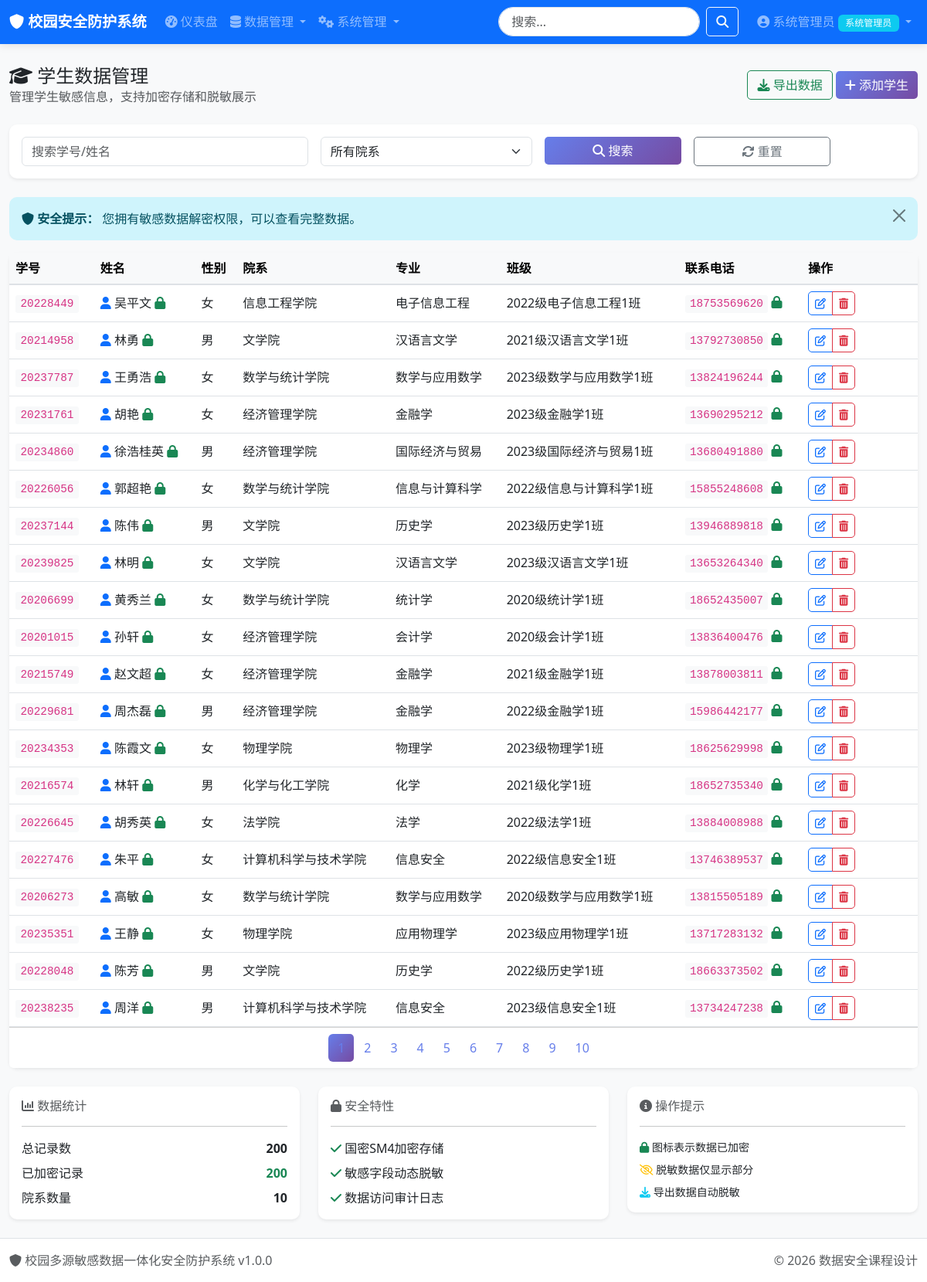
The app's page /data/students (signed in) with its own data.
### tables this page shows
CREATE TABLE users (
                id INTEGER PRIMARY KEY AUTOINCREMENT,
                username VARCHAR(50) UNIQUE NOT NULL,
                password_hash VARCHAR(256) NOT NULL,
                salt VARCHAR(64) NOT NULL,
                real_name VARCHAR(50),
                email VARCHAR(100),
                phone VARCHAR(20),
                role_id INTEGER NOT NULL DEFAULT 3,
                department VARCHAR(100),
                position VARCHAR(50),
                status INTEGER DEFAULT 1,
                login_attempts INTEGER DEFAULT 0,
                last_login DATETIME,
                last_login_ip VARCHAR(45),
                password_changed_at DATETIME DEFAULT CURRENT_TIMESTAMP,
                created_at DATETIME DEFAULT CURRENT_TIMESTAMP,
                updated_at DATETIME DEFAULT CURRENT_TIMESTAMP,
                created_by INTEGER,
                FOREIGN KEY (role_id) REFERENCES roles(id)
            );

CREATE TABLE roles (
                id INTEGER PRIMARY KEY AUTOINCREMENT,
                name VARCHAR(50) UNIQUE NOT NULL,
                code VARCHAR(50) UNIQUE NOT NULL,
                description VARCHAR(200),
                level INTEGER DEFAULT 0,
                status INTEGER DEFAULT 1,
                created_at DATETIME DEFAULT CURRENT_TIMESTAMP,
                updated_at DATETIME DEFAULT CURRENT_TIMESTAMP
            );

CREATE TABLE students (
                id INTEGER PRIMARY KEY AUTOINCREMENT,
                student_id VARCHAR(20) UNIQUE NOT NULL,
                name VARCHAR(50) NOT NULL,
                name_encrypted TEXT,
                gender VARCHAR(10),
                birth_date DATE,
                id_card VARCHAR(18),
                id_card_encrypted TEXT,
                phone VARCHAR(20),
                phone_encrypted TEXT,
                email VARCHAR(100),
                email_encrypted TEXT,
                department VARCHAR(100),
                major VARCHAR(100),
                class_name VARCHAR(50),
                enrollment_date DATE,
                address TEXT,
                address_encrypted TEXT,
                emergency_contact VARCHAR(50),
                emergency_phone VARCHAR(20),
                status INTEGER DEFAULT 1,
                created_at DATETIME DEFAULT CURRENT_TIMESTAMP,
                updated_at DATETIME DEFAULT CURRENT_TIMESTAMP
            , name_sef TEXT, id_card_sef TEXT, phone_sef TEXT, email_sef TEXT, address_sef TEXT);

### app/routes/data.py (the view)
@data_bp.route('/students')
@login_required
@permission_required('data:view')
def students():
    db = get_db()
    page = request.args.get('page', 1, type=int)
    per_page = 20
    offset = (page - 1) * per_page
    search = request.args.get('search', '')
    department = request.args.get('department', '')
    conditions = []
    params = []
    if search:
        conditions.append("(student_id LIKE ? OR name LIKE ?)")
        params.extend([f'%{search}%', f'%{search}%'])
    if department:
        conditions.append("department = ?")
        params.append(department)
    where_clause = " AND ".join(conditions) if conditions else "1=1"
    total = db.fetch_one(f"SELECT COUNT(*) as count FROM students WHERE {where_clause}", tuple(params))['count']
    query = f"""
        SELECT * FROM students
        WHERE {where_clause}
        ORDER BY created_at DESC
        LIMIT ? OFFSET ?
    """
    params.extend([per_page, offset])
    students_list = db.fetch_all(query, tuple(params))
    if not current_user.has_permission('sensitive:decrypt'):
        students_list = get_masker().mask_list(
            students_list,
            ['name', 'id_card', 'phone', 'email'],
            {'name': 'name', 'id_card': 'id_card', 'phone': 'phone', 'email': 'email'}
        )
    departments = db.fetch_all("SELECT DISTINCT department FROM students ORDER BY department")
    return render_template('data/students.html',
                           students=students_list,
                           departments=departments,
                           page=page,
                           total=total,
                           per_page=per_page,
                           search=search,
                           department=department,
                           title='学生数据管理')

### templates/data/students.html (shortened to what this page needs)
{% extends "base.html" %}
{% block content %}
<div class="d-flex justify-content-between align-items-center mb-4">
    <div>
        <h4 class="mb-0"><i class="fa fa-graduation-cap"></i> 学生数据管理</h4>
        <p class="text-muted mb-0">管理学生敏感信息，支持加密存储和脱敏展示</p>
    </div>
    <div>
        {% if current_user.has_permission('data:export') %}
        <a href="{{ url_for('data.export_students') }}" class="btn btn-outline-success">
            <i class="fa fa-download"></i> 导出数据
        </a>
        {% endif %}
        {% if current_user.has_permission('data:create') %}
        <a href="{{ url_for('data.create_student') }}" class="btn btn-primary">
            <i class="fa fa-plus"></i> 添加学生
        </a>
        {% endif %}
    </div>
</div>
<div class="card border-0 shadow-sm mb-4">
    <div class="card-body">
        <form method="GET" class="row g-3">
            <div class="col-md-4">
                <input type="text" class="form-control" name="search"
                       placeholder="搜索学号/姓名" value="{{ search }}">
            </div>
            <div class="col-md-3">
                <select class="form-select" name="department">
                    <option value="">所有院系</option>
                </select>
            </div>
            <div class="col-md-2">
                <button type="submit" class="btn btn-primary w-100">
                    <i class="fa fa-search"></i> 搜索
                </button>
            </div>
            <div class="col-md-2">
                <a href="{{ url_for('data.students') }}" class="btn btn-outline-secondary w-100">
                    <i class="fa fa-refresh"></i> 重置
                </a>
            </div>
        </form>
    </div>
</div>
<div class="alert alert-info alert-dismissible fade show" role="alert">
    <i class="fa fa-shield"></i>
    <strong>安全提示：</strong>
    {% if current_user.has_permission('sensitive:decrypt') %}
    您拥有敏感数据解密权限，可以查看完整数据。
    {% else %}
    敏感数据已自动脱敏处理，如需查看完整数据请联系管理员申请权限。
    {% endif %}
    <button type="button" class="btn-close" data-bs-dismiss="alert"></button>
</div>
<div class="card border-0 shadow-sm">
    <div class="card-body p-0">
        <div class="table-responsive">
            <table class="table table-hover mb-0">
                <thead class="table-light">
                    <tr>
                        <th>学号</th>
                        <th>姓名</th>
                        <th>性别</th>
                        <th>院系</th>
                        <th>专业</th>
                        <th>班级</th>
                        <th>联系电话</th>
                        <th width="150">操作</th>
                    </tr>
                </thead>
                <tbody>
                    {% for student in students %}
                    <tr>
                        <td><code>{{ student.student_id }}</code></td>
                        <td>
                            <i class="fa fa-user text-primary"></i>
                            {{ student.name }}
                            {% if student.name_encrypted %}
                            <i class="fa fa-lock text-success" title="已加密"></i>
                            {% endif %}
                        </td>
                        <td>{{ student.gender or '-' }}</td>
                        <td>{{ student.department or '-' }}</td>
                        <td>{{ student.major or '-' }}</td>
                        <td>{{ student.class_name or '-' }}</td>
                        <td>
                            {% if student.phone %}
                            <code>{{ student.phone }}</code>
                            {% if student.phone_encrypted %}
                            <i class="fa fa-lock text-success" title="已加密"></i>
                            {% endif %}
                            {% else %}
                            -
                            {% endif %}
                        </td>
                        <td>
                            {% if current_user.has_permission('data:update') %}
                            <div class="btn-group btn-group-sm">
                                <a href="{{ url_for('data.edit_student', student_id=student.id) }}"
                                   class="btn btn-outline-primary" title="编辑">
                                    <i class="fa fa-edit"></i>
                                </a>
                                {% if current_user.has_permission('data:delete') %}
                                <button type="button" class="btn btn-outline-danger"
                                        onclick="confirmDelete({{ student.id }})" title="删除">
                                    <i class="fa fa-trash"></i>
                                </button>
                                {% endif %}
                            </div>
                            {% else %}
                            <span class="text-muted">-</span>
                            {% endif %}
                        </td>
                    </tr>
                    {% endfor %}
                </tbody>
            </table>
        </div>
    </div>
    {% if total > per_page %}
    <div class="card-footer bg-white">
        <nav>
            <ul class="pagination justify-content-center mb-0">
                {% set pages = (total + per_page - 1) // per_page %}
                {% for p in range(1, pages + 1) %}
                <li class="page-item {% if p == page %}active{% endif %}">
                    <a class="page-link" href="{{ url_for('data.students', page=p, search=search, department=department) }}">
                        {{ p }}
                    </a>
                </li>
                {% endfor %}
            </ul>
        </nav>
    </div>
    {% endif %}
</div>
<div class="row mt-4">
    <div class="col-md-4">
        <div class="card border-0 shadow-sm">
            <div class="card-body">
                <h6 class="text-muted"><i class="fa fa-bar-chart"></i> 数据统计</h6>
                <hr>
                <div class="d-flex justify-content-between mb-2">
                    <span>总记录数</span>
                    <strong>{{ total }}</strong>
                </div>
                <div class="d-flex justify-content-between mb-2">
                    <span>已加密记录</span>
                    <strong class="text-success">{{ total }}</strong>
                </div>
                <div class="d-flex justify-content-between">
                    <span>院系数量</span>
                    <strong>{{ departments|length }}</strong>
                </div>
            </div>
        </div>
    </div>
    <div class="col-md-4">
        <div class="card border-0 shadow-sm">
            <div class="card-body">
                <h6 class="text-muted"><i class="fa fa-lock"></i> 安全特性</h6>
                <hr>
                <ul class="list-unstyled mb-0">
                    <li class="mb-2">
                        <i class="fa fa-check text-success"></i> 国密SM4加密存储
                    </li>
                    <li class="mb-2">
                        <i class="fa fa-check text-success"></i> 敏感字段动态脱敏
                    </li>
                    <li>
                        <i class="fa fa-check text-success"></i> 数据访问审计日志
                    </li>
                </ul>
            </div>
        </div>
    </div>
    <div class="col-md-4">
        <div class="card border-0 shadow-sm">
            <div class="card-body">
                <h6 class="text-muted"><i class="fa fa-info-circle"></i> 操作提示</h6>
                <hr>
                <ul class="list-unstyled mb-0 small">
                    <li class="mb-2">
                        <i class="fa fa-lock text-success"></i> 图标表示数据已加密
                    </li>
                    <li class="mb-2">
                        <i class="fa fa-eye-slash text-warning"></i> 脱敏数据仅显示部分
                    </li>
                    <li>
                        <i class="fa fa-download text-info"></i> 导出数据自动脱敏
                    </li>
                </ul>
            </div>
        </div>
    </div>
</div>
{% endblock %}

### templates/base.html (shortened to what this page needs)
<!DOCTYPE html>
<html lang="zh-CN">
<head>
    <link href="https://cdn.jsdelivr.net/npm/bootstrap@5.3.0/dist/css/bootstrap.min.css" rel="stylesheet">
    <link href="https://cdn.jsdelivr.net/npm/font-awesome@4.7.0/css/font-awesome.min.css" rel="stylesheet">
    <link href="{{ url_for('static', filename='css/style.css') }}" rel="stylesheet">
</head>
<body class="bg-light">
    <nav class="navbar navbar-expand-lg navbar-dark bg-primary fixed-top">
        <div class="container-fluid">
            <a class="navbar-brand" href="{{ url_for('main.index') }}">
                <i class="fa fa-shield"></i> 校园安全防护系统
            </a>
            <div class="collapse navbar-collapse" id="navbarNav">
                <ul class="navbar-nav me-auto">
                    <li class="nav-item">
                        <a class="nav-link" href="{{ url_for('main.dashboard') }}">
                            <i class="fa fa-dashboard"></i> 仪表盘
                        </a>
                    </li>
                    <li class="nav-item dropdown">
                        <a class="nav-link dropdown-toggle" href="#" data-bs-toggle="dropdown">
                            <i class="fa fa-database"></i> 数据管理
                        </a>
                    </li>
                    {% if current_user.is_authenticated and current_user.has_permission('user:view') %}
                    <li class="nav-item dropdown">
                        <a class="nav-link dropdown-toggle" href="#" data-bs-toggle="dropdown">
                            <i class="fa fa-cogs"></i> 系统管理
                        </a>
                    </li>
                    {% endif %}
                </ul>
                <form class="d-flex me-3" action="{{ url_for('main.search') }}" method="get">
                    <input class="form-control me-2" type="search" name="q" placeholder="搜索..."
                        value="{{ request.args.get('q', '') }}">
                    <button class="btn btn-outline-light" type="submit">
                        <i class="fa fa-search"></i>
                    </button>
                </form>
                <ul class="navbar-nav">
                    {% if current_user.is_authenticated %}
                    <li class="nav-item dropdown">
                        <a class="nav-link dropdown-toggle" href="#" data-bs-toggle="dropdown">
                            <i class="fa fa-user-circle"></i>
                            {{ current_user.real_name or current_user.username }}
                            {% if current_user.get_role() %}
                            <span class="badge bg-info">{{ current_user.get_role()['name'] }}</span>
                            {% endif %}
                        </a>
                    </li>
                    {% else %}
                    <li class="nav-item">
                        <a class="nav-link" href="{{ url_for('auth.login') }}">
                            <i class="fa fa-sign-in"></i> 登录
                        </a>
                    </li>
                    {% endif %}
                </ul>
            </div>
        </div>
    </nav>
    <main class="container-fluid py-4" style="margin-top: 60px;">
        {% block content %}{% endblock %}
    </main>
    <footer class="footer mt-auto py-3 bg-white border-top">
        <div class="container-fluid">
            <div class="row">
                <div class="col-md-6">
                    <span class="text-muted">
                        <i class="fa fa-shield"></i> 校园多源敏感数据一体化安全防护系统 v1.0.0
                    </span>
                </div>
                <div class="col-md-6 text-end">
                    <span class="text-muted">
                        © 2026 数据安全课程设计
                    </span>
                </div>
            </div>
        </div>
    </footer>
</body>
</html>

### records on screen
users: real_name "系统管理员"
roles: name "系统管理员"
students: student_id "20228449", name "吴平文", gender "女", department "信息工程学院", major "电子信息工程", class_name "2022级电子信息工程1班", phone "18753569620"
students: student_id "20214958", name "林勇", gender "男", department "文学院", major "汉语言文学", class_name "2021级汉语言文学1班", phone "13792730850"
students: student_id "20237787", name "王勇浩", gender "女", department "数学与统计学院", major "数学与应用数学", class_name "2023级数学与应用数学1班", phone "13824196244"
students: student_id "20231761", name "胡艳", gender "女", department "经济管理学院", major "金融学", class_name "2023级金融学1班", phone "13690295212"
students: student_id "20234860", name "徐浩桂英", gender "男", department "经济管理学院", major "国际经济与贸易", class_name "2023级国际经济与贸易1班", phone "13680491880"
students: student_id "20226056", name "郭超艳", gender "女", department "数学与统计学院", major "信息与计算科学", class_name "2022级信息与计算科学1班", phone "15855248608"
students: student_id "20237144", name "陈伟", gender "男", department "文学院", major "历史学", class_name "2023级历史学1班", phone "13946889818"
students: student_id "20239825", name "林明", gender "女", department "文学院", major "汉语言文学", class_name "2023级汉语言文学1班", phone "13653264340"
students: student_id "20206699", name "黄秀兰", gender "女", department "数学与统计学院", major "统计学", class_name "2020级统计学1班", phone "18652435007"
students: student_id "20201015", name "孙轩", gender "女", department "经济管理学院", major "会计学", class_name "2020级会计学1班", phone "13836400476"
students: student_id "20215749", name "赵文超", gender "女", department "经济管理学院", major "金融学", class_name "2021级金融学1班", phone "13878003811"
students: student_id "20229681", name "周杰磊", gender "男", department "经济管理学院", major "金融学", class_name "2022级金融学1班", phone "15986442177"
students: student_id "20234353", name "陈霞文", gender "女", department "物理学院", major "物理学", class_name "2023级物理学1班", phone "18625629998"
students: student_id "20216574", name "林轩", gender "男", department "化学与化工学院", major "化学", class_name "2021级化学1班", phone "18652735340"
students: student_id "20226645", name "胡秀英", gender "女", department "法学院", major "法学", class_name "2022级法学1班", phone "13884008988"
students: student_id "20227476", name "朱平", gender "女", department "计算机科学与技术学院", major "信息安全", class_name "2022级信息安全1班", phone "13746389537"
students: student_id "20206273", name "高敏", gender "女", department "数学与统计学院", major "数学与应用数学", class_name "2020级数学与应用数学1班", phone "13815505189"
students: student_id "20235351", name "王静", gender "女", department "物理学院", major "应用物理学", class_name "2023级应用物理学1班", phone "13717283132"
students: student_id "20228048", name "陈芳", gender "男", department "文学院", major "历史学", class_name "2022级历史学1班", phone "18663373502"
students: student_id "20238235", name "周洋", gender "男", department "计算机科学与技术学院", major "信息安全", class_name "2023级信息安全1班", phone "13734247238"

### other values on screen
{{ p }} "1" "2" "3" "4" "5" "6" "7" "8" "9" "10"
{{ total }} "200"
{{ departments|length }} "10"
